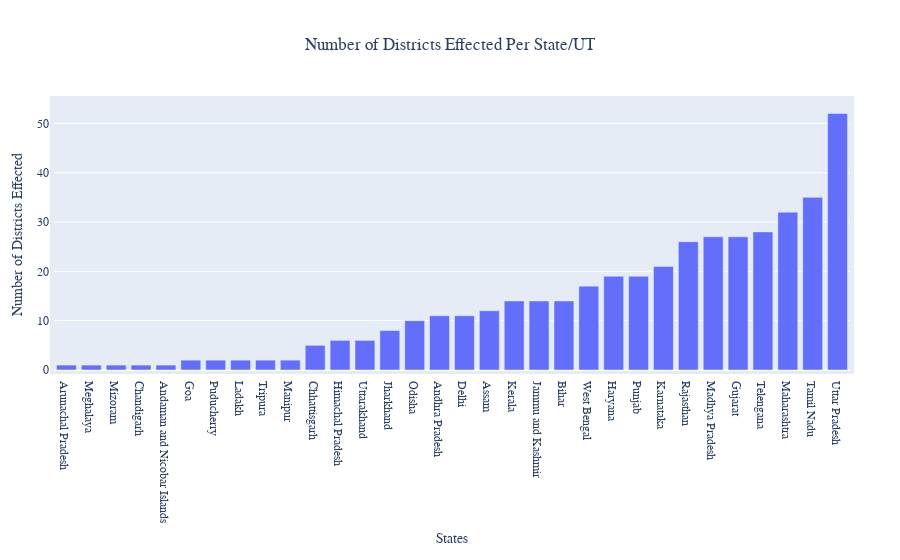

The notebook cell saved with this chart:
### Markdown cell above
# State/UT Plot of Districts Effected

### Code cell
import pylab as pl
import seaborn as sns
import plotly.express as px
import plotly.graph_objects as go

df_per_state = df_per_state.drop_duplicates(subset=['Name of State / UT'])
df_per_state = df_per_state.sort_values(by ='DistrictsEffected', ascending =True).reset_index(drop=True)

trace = go.Bar(x = df_per_state['Name of State / UT'], y = df_per_state['DistrictsEffected'].values)
fig = go.Figure(data = [trace])
fig.update_xaxes(showgrid=False, zeroline=False)


fig.update_layout(
    autosize=True,
    title='Number of Districts Effected Per State/UT',
    title_x=0.5,
    xaxis_title="States",
    yaxis_title="Number of Districts Effected",
    font=dict(
        family="Courier New, monospace",
        size=12
    ),
    margin=dict(
        l=50,
        r=50,
        b=100,
        t=100,
        pad=4
    ),
)
fig.show()

### Figure 1 — Plotly figure (JSON) as saved in the notebook; plotly's stock layout.template omitted (floating-point values rounded to 4 significant figures)
{"data": [{"type": "bar", "x": ["Arunachal Pradesh", "Meghalaya", "Mizoram", "Chandigarh", "Andaman and Nicobar Islands", "Goa", "Puducherry", "Ladakh", "Tripura", "Manipur", "Chhattisgarh", "Himachal Pradesh", "Uttarakhand", "Jharkhand", "Odisha", "Andhra Pradesh", "Delhi", "Assam", "Kerala", "Jammu and Kashmir", "Bihar", "West Bengal", "Haryana", "Punjab", "Karnataka", "Rajasthan", "Madhya Pradesh", "Gujarat", "Telengana", "Maharashtra", "Tamil Nadu", "Uttar Pradesh"], "y": [1, 1, 1, 1, 1, 2, 2, 2, 2, 2, 5, 6, 6, 8, 10, 11, 11, 12, 14, 14, 14, 17, 19, 19, 21, 26, 27, 27, 28, 32, 35, 52]}], "layout": {"autosize": true, "font": {"family": "Courier New, monospace", "size": 12}, "margin": {"b": 100, "l": 50, "pad": 4, "r": 50, "t": 100}, "title": {"text": "Number of Districts Effected Per State/UT", "x": 0.5}, "xaxis": {"showgrid": false, "title": {"text": "States"}, "zeroline": false}, "yaxis": {"title": {"text": "Number of Districts Effected"}}}}
